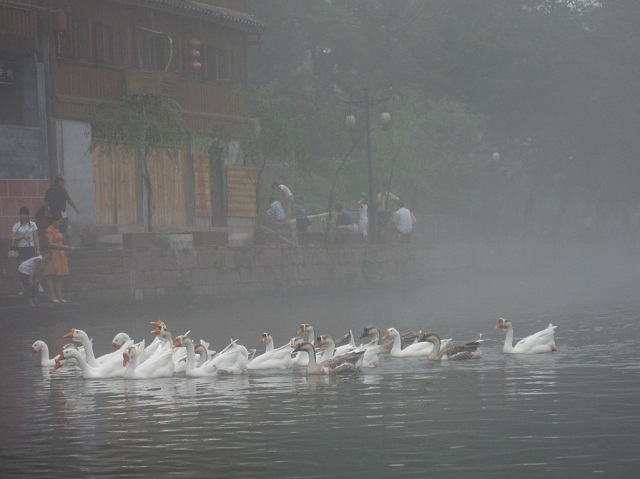
#> input picture img/test.jpg, 640 x 479 px
$ python 4_10.py
#> lines starting #> are read from the running program, lines starting #| are printed output that depends on the picture; after the words box and inside, x2 and y2 are one past the last pixel; in counts of white or black regions, pixels touching at a corner belong together
from operator import eq
from PIL.Image import NONE
import cv2 as cv
from matplotlib.cbook import flatten
from matplotlib.image import imread
import numpy as np
from matplotlib import pyplot as plt
from numpy.__config__ import show
from numpy.core.fromnumeric import nonzero, resize

img = cv.imread("./img/test.jpg",0)
#> img: shape (479, 640); min 56, max 239, mean 112.3

#matplotlib绘制hist
plt.hist(img.ravel(),256,[0,256])
plt.show()
#> figure, not shown here; tallest bar 12537 high, from x = 115 to 116

#matplotlib法线图
img1 = cv.imread("./img/test.jpg")
#> img1 is the input picture: shape (479, 640, 3); mean B, G, R 112.3, 112.7, 111.2
color=('b','g','r')
for i,col in enumerate(color):
    histr = cv.calcHist([img1],[i],None,[256],[0,256])
    plt.plot(histr,color = col)
    plt.xlim([0,256])
plt.show()
#> figure, not shown here; curve peaks at x = 118, y = 9707; curve peaks at x = 116, y = 12555; curve peaks at x = 112, y = 11873

#opencv绘制hist
mask = np.zeros(img.shape[:2], np.uint8)
mask[:,:] = 255
mask_img = cv.bitwise_and(img,img,mask=mask)
hist = cv.calcHist([img],[0],None,[256],[0,256])
#> hist = 256 values, max 12537 at index 115, min 0 at index 0, mean 1197.5
mask_hist = cv.calcHist([mask_img],[0],None,[256],[0,256])
#> mask_hist has the same summary as hist
plt.subplot(221), plt.imshow(img, 'gray')
plt.subplot(222), plt.imshow(mask,'gray')
plt.subplot(223), plt.imshow(mask_img, 'gray')
plt.subplot(224), plt.plot(hist), plt.plot(mask_hist)
plt.xlim([0,256])
plt.show()
#> figure, not shown here; panel 4: curve peaks at x = 115, y = 12537; panel 4: curve peaks at x = 115, y = 12537


#直方图均衡化
hist,bins = np.histogram(img.flatten(),256,[0,256])
#> bins = 257 values from 0 to 256
cdf = hist.cumsum()
#> cdf = 256 values from 0 to 306560
cdf_normalized = cdf*float(hist.max())/cdf.max()
#> cdf_normalized = 256 values from 0 to 12537
plt.plot(cdf_normalized,color='r')
plt.hist(img.flatten(),256,[0,256],color='g')
plt.xlim([0,256])
plt.legend(("cdf","histogram"),loc = "upper left")
plt.show()
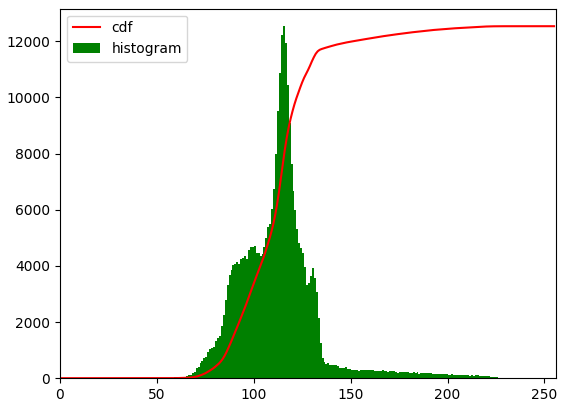
#> figure drawn by matplotlib, 1 panel; tallest bar 12537 high, from x = 115 to 116; curve peaks at x = 239, y = 12537

cdf_m = np.ma.masked_equal(cdf,0)
cdf_m = (cdf_m-cdf_m.min())*255/(cdf_m.max()-cdf_m.min())
cdf = np.ma.filled(cdf_m,0).astype("uint8")
#> cdf = 256 values from 0 to 255
img2 = cdf[img]
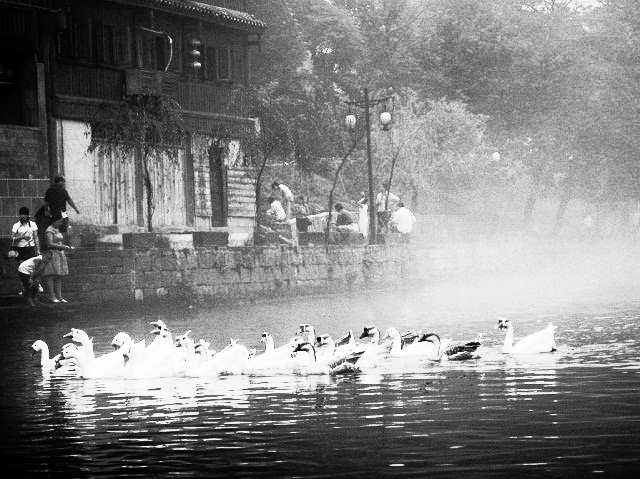
#> img2: shape (479, 640); min 0, max 255, mean 129.4
hist2,bins2 = np.histogram(img2.flatten(),256,[0,256])
#> hist2 = 256 values, max 12537 at index 155, min 0 at index 11, mean 1197.5; bins2 = 257 values from 0 to 256
cdf2 = hist2.cumsum()
#> cdf2 = 256 values from 924 to 306560
cdf_normalized2 = cdf2*float(hist2.max())/cdf2.max()
#> cdf_normalized2 = 256 values from 37.79 to 12537
plt.plot(cdf_normalized2,color='r')
plt.hist(img2.flatten(),256,[0,256],color='g')
plt.xlim([0,256])
plt.legend(("cdf","histogram"),loc = "upper left")
plt.show()
#> figure, not shown here; tallest bar 12537 high, from x = 155 to 156; curve peaks at x = 255, y = 12537

#opencv中的直方图均衡化
equ = cv.equalizeHist(img)
res = np.hstack((img,equ))
cv.imshow("opencv_hist",res)


#对比度受限的自适应直方图均衡
clahe = cv.createCLAHE(clipLimit=2.0,tileGridSize=(8,8))
cl1=clahe.apply(img)
res = np.hstack((img,cl1))
cv.imshow("hist",res)

#绘制二维直方图
img3 = imread("./img/home.jpg")
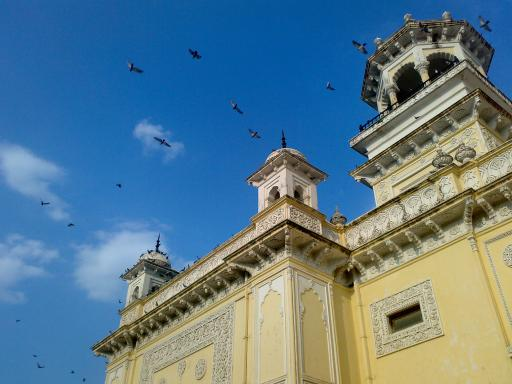
#> input picture img/home.jpg, 512 x 384 px
#> img3 is the input picture: shape (384, 512, 3); mean R, G, B 91.6, 123.9, 141.2
hsv = cv.cvtColor(img3,cv.COLOR_BGR2HSV)
#> hsv: shape (384, 512, 3); mean H, S, V 51.6, 145.7, 162.9
hist3 = cv.calcHist([hsv],[0,1],None,[100,256],[0,100,0,256])
# cv.imshow("hist_np",hist3)
# cv.waitKey(0)
plt.subplot(121),plt.imshow(img3)
plt.subplot(122),plt.imshow(hist3,interpolation = 'nearest')
plt.show()

#直方图反投影
img4 = cv.imread("./img/messi.jpg")
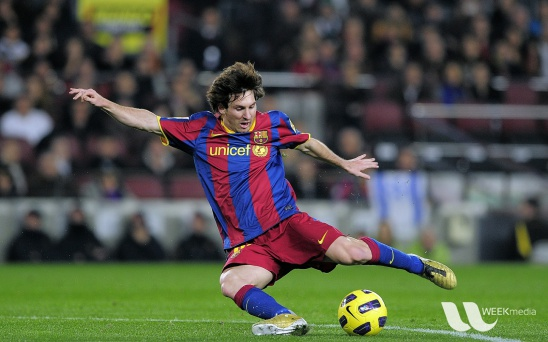
#> input picture img/messi.jpg, 548 x 342 px
#> img4 is the input picture: shape (342, 548, 3); mean B, G, R 72.4, 86, 82.2
roi = cv.imread("./img/roi.jpg")
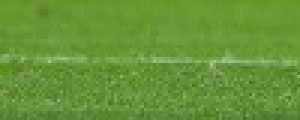
#> input picture img/roi.jpg, 100 x 40 px (shown 3 times larger)
#> roi is the input picture: shape (40, 100, 3); mean B, G, R 55.8, 147.9, 102.7
img4_hsv = cv.cvtColor(img4,cv.COLOR_BGR2HSV)
#> img4_hsv: shape (342, 548, 3); mean H, S, V 82.7, 87.7, 100.4
roi_hsv = cv.cvtColor(roi,cv.COLOR_BGR2HSV)
#> roi_hsv: shape (40, 100, 3); mean H, S, V 44.8, 159.5, 147.9
I = cv.calcHist([img4_hsv],[0,1],None,[180,256],[0,180,0,256])
M = cv.calcHist([roi_hsv],[0,1],None,[180,256],[0,180,0,256])

# [8 lines of commented-out code are left out]
cv.normalize(M,M,0,255,cv.NORM_MINMAX)
#> M: shape (180, 256) float32; min 0, max 255, mean 0.3
B = cv.calcBackProject([img4_hsv],[0,1],M,[0,180,0,256],1)

disc = cv.getStructuringElement(cv.MORPH_ELLIPSE,(5,5))
cv.filter2D(B,-1,disc,B)
#> B: shape (342, 548); min 0, max 255, mean 43.6
B = np.uint8(B)
cv.normalize(B,B,0,255,cv.NORM_MINMAX)
ret,th = cv.threshold(B,50,255,0)
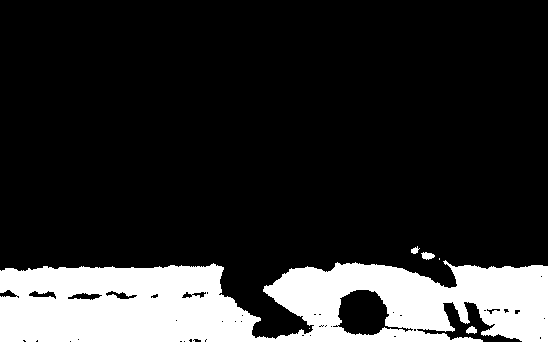
#> th: shape (342, 548); 17.9% white; 6 white regions (2 under 20 px), largest, box (x1, y1, x2, y2) and area: (0, 260, 548, 342) 33302, (421, 252, 435, 260) 75, (466, 326, 477, 334) 60, (411, 246, 420, 254) 41
th = cv.merge((th,th,th))
res = cv.bitwise_and(img4,th)
#> res: shape (342, 548, 3)
res = np.hstack((img4,th,res))
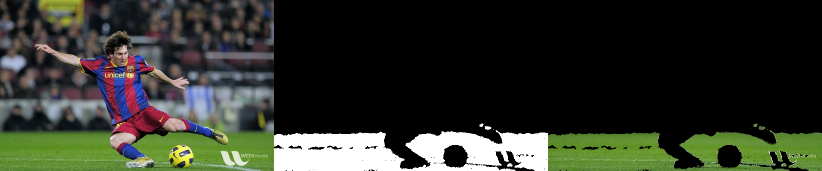
#> res: shape (342, 1644, 3) (shown at 1/2 size); mean B, G, R 42.4, 52.4, 48.4
cv.imshow("anti",res)
cv.waitKey(0)
